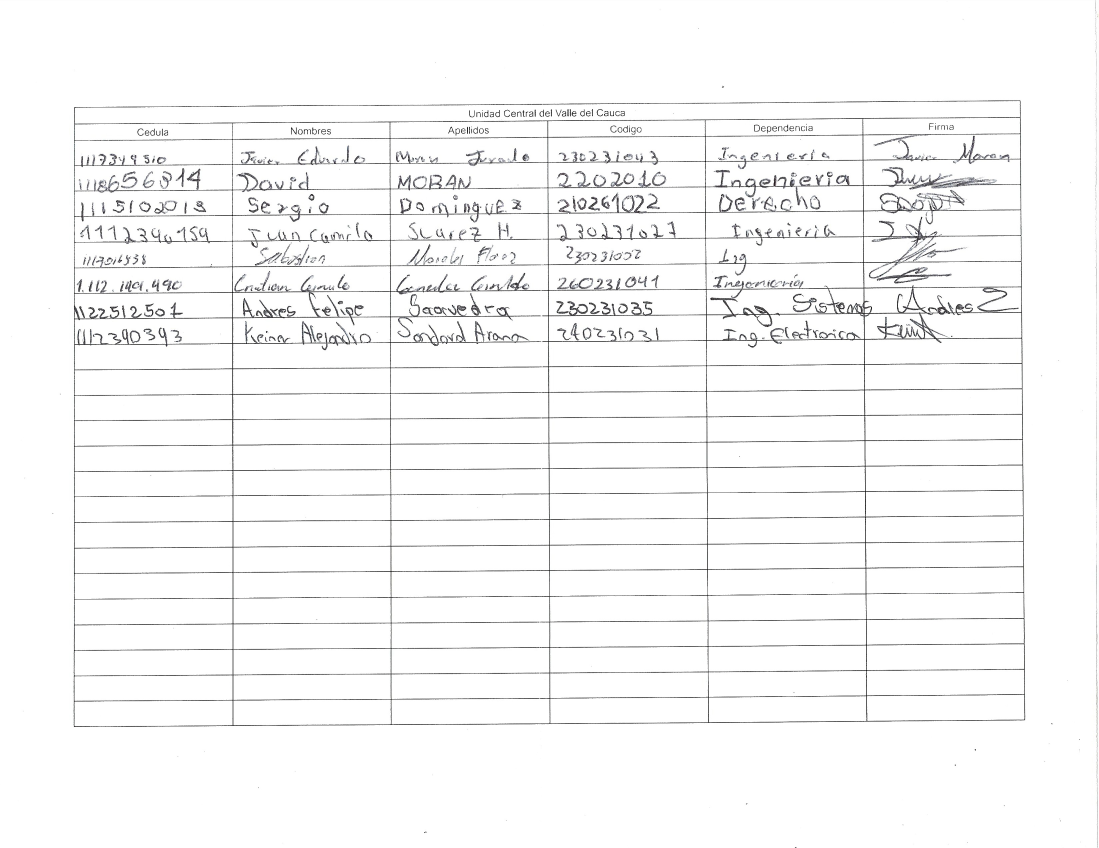
#> input picture MicroservicioPlanilla/testImages/2026-04-14_082294-1.jpg, 3296 x 2544 px (shown at 1/3 size)
$ python -i column_detection.py   (imports and definitions only)
#> lines starting #> are read from the running program, lines starting #| are printed output that depends on the picture; after the words box and inside, x2 and y2 are one past the last pixel; in counts of white or black regions, pixels touching at a corner belong together
#> further down, picture is the input picture: shape (2544, 3296, 3); mean B, G, R 247.6, 247.5, 247.5
import logging
import re

import cv2
import numpy as np
import pytesseract

logger = logging.getLogger(__name__)

FIRMA_REGEX = re.compile(r"f[ií]?[r]?m?a?", re.IGNORECASE)

PSM_MODES = [11, 6, 3]


def _preprocess_for_tesseract(img_bgr: np.ndarray) -> list[np.ndarray]:
    """Genera múltiples versiones preprocesadas para maximizar detección de texto."""
    gray = cv2.cvtColor(img_bgr, cv2.COLOR_BGR2GRAY)

    h, w = gray.shape
    if w < 600:
        gray = cv2.resize(gray, (w * 2, h * 2), interpolation=cv2.INTER_CUBIC)

    clahe = cv2.createCLAHE(clipLimit=3.0, tileGridSize=(8, 8))
    gray_clahe = clahe.apply(gray)

    _, binary_otsu = cv2.threshold(gray_clahe, 0, 255, cv2.THRESH_BINARY + cv2.THRESH_OTSU)
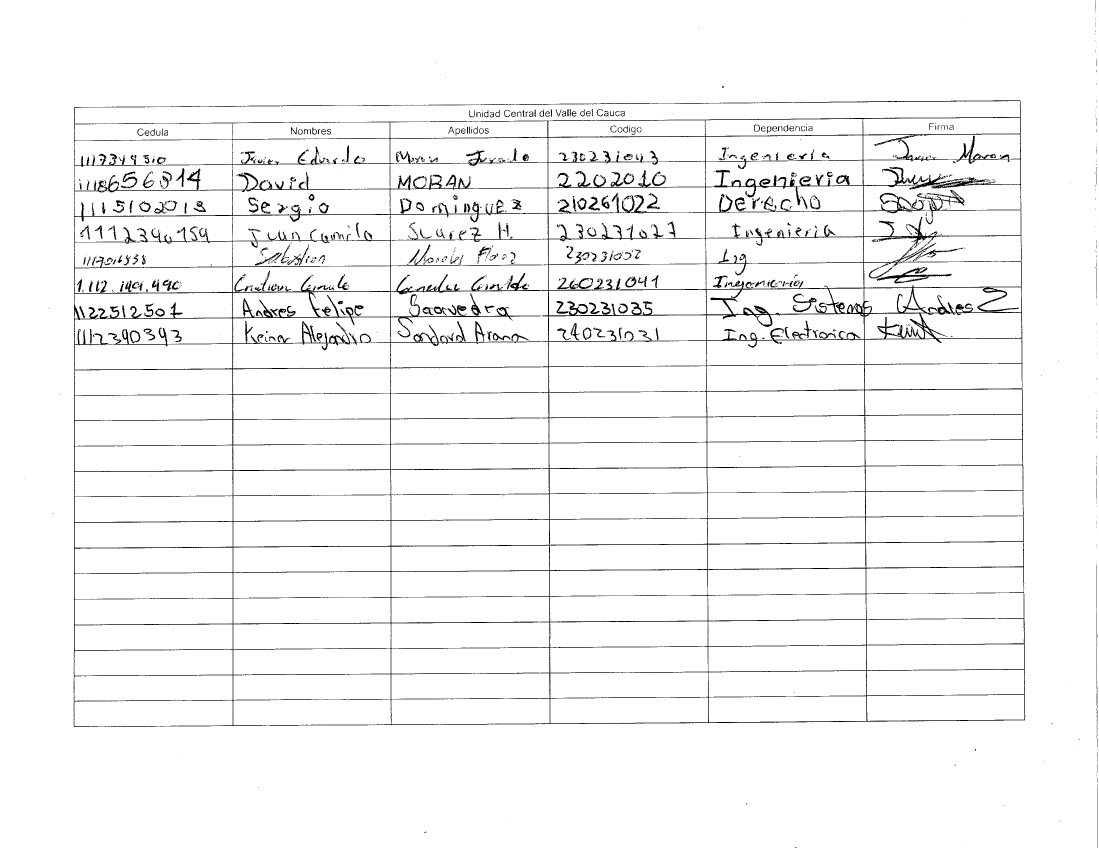
#> binary_otsu: shape (2544, 3296) (shown at 1/3 size); 96.3% white; 1136 black regions (715 under 20 px), largest, box (x1, y1, x2, y2) and area: (221, 301, 3076, 2181) 246895, (2630, 802, 2855, 850) 2303, (2378, 881, 2450, 937) 901
    _, binary_inv = cv2.threshold(gray_clahe, 0, 255, cv2.THRESH_BINARY_INV + cv2.THRESH_OTSU)
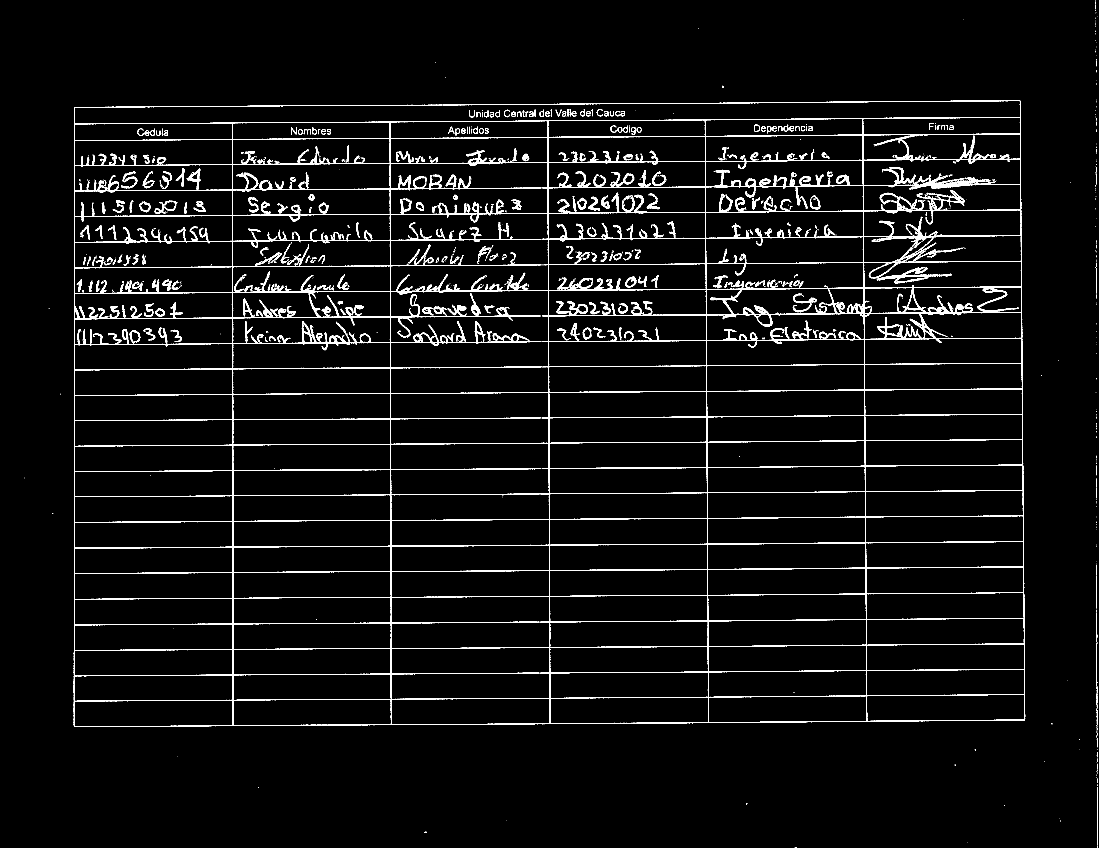
#> binary_inv: shape (2544, 3296) (shown at 1/3 size); 3.7% white; 1136 white regions (715 under 20 px), largest, box (x1, y1, x2, y2) and area: (221, 301, 3076, 2181) 246895, (2630, 802, 2855, 850) 2303, (2378, 881, 2450, 937) 901

    sharpened = cv2.GaussianBlur(gray_clahe, (0, 0), 1.5)
    sharpened = cv2.addWeighted(gray_clahe, 1.5, sharpened, -0.5, 0)
    _, binary_sharp = cv2.threshold(sharpened, 0, 255, cv2.THRESH_BINARY + cv2.THRESH_OTSU)
#> binary_sharp: shape (2544, 3296); 96.4% white; black in thin lines or dots

    return [binary_otsu, binary_inv, binary_sharp]


def _run_tesseract(img: np.ndarray, psm: int) -> dict:
    return pytesseract.image_to_data(
        img, config=f"--psm {psm} -l spa+eng", output_type=pytesseract.Output.DICT
    )


# [36 lines left out: function _extract_best_firma, not called in this run]


def find_firma_position_tesseract(img_bgr: np.ndarray, verbose: bool = False) -> dict | None:
    """Busca 'Firma' usando Tesseract con múltiples preprocesamientos y modos PSM."""
    preprocessed_images = _preprocess_for_tesseract(img_bgr)
#> preprocessed_images = 3 items

    best, best_conf = None, -1

    for psm in PSM_MODES:
        if best is not None and best_conf >= 60:
            break

        for idx, proc_img in enumerate(preprocessed_images):
            if best is not None and best_conf >= 60:
                break

            data = _run_tesseract(proc_img, psm)
            all_texts = [t.strip() for t in data["text"] if t.strip()]

            if idx == 0:
                logger.info(f"[Tesseract psm={psm}] Detectó {len(all_texts)} palabras: {all_texts[:15]}")

            best, best_conf = _extract_best_firma(data, best, best_conf)

    if best is None:
        logger.warning(f"[Tesseract] No se encontró 'Firma' tras probar {len(PSM_MODES)} modos PSM y {len(preprocessed_images)} preprocesamientos")
    else:
        logger.info(f"[Tesseract] Seleccionado: '{best['text']}' conf={best['conf']} (psm=óptimo)")

    return best


def find_firma_position(img_bgr: np.ndarray, verbose: bool = False) -> dict | None:
    """Busca 'Firma' usando Tesseract OCR con múltiples estrategias."""
    return find_firma_position_tesseract(img_bgr, verbose=verbose)


# [91 lines left out: functions detect_table_cells, find_colliding_cell, find_cell_bounds, not called in this run]

>>> import cv2
>>> picture = cv2.imread('../../MicroservicioPlanilla/testImages/2026-04-14_082294-1.jpg')
#> (the run stopped early here; a loop or call above may not have finished)

$ run again, on MicroservicioPlanilla/testImages/2026-04-14_082294-2.jpg
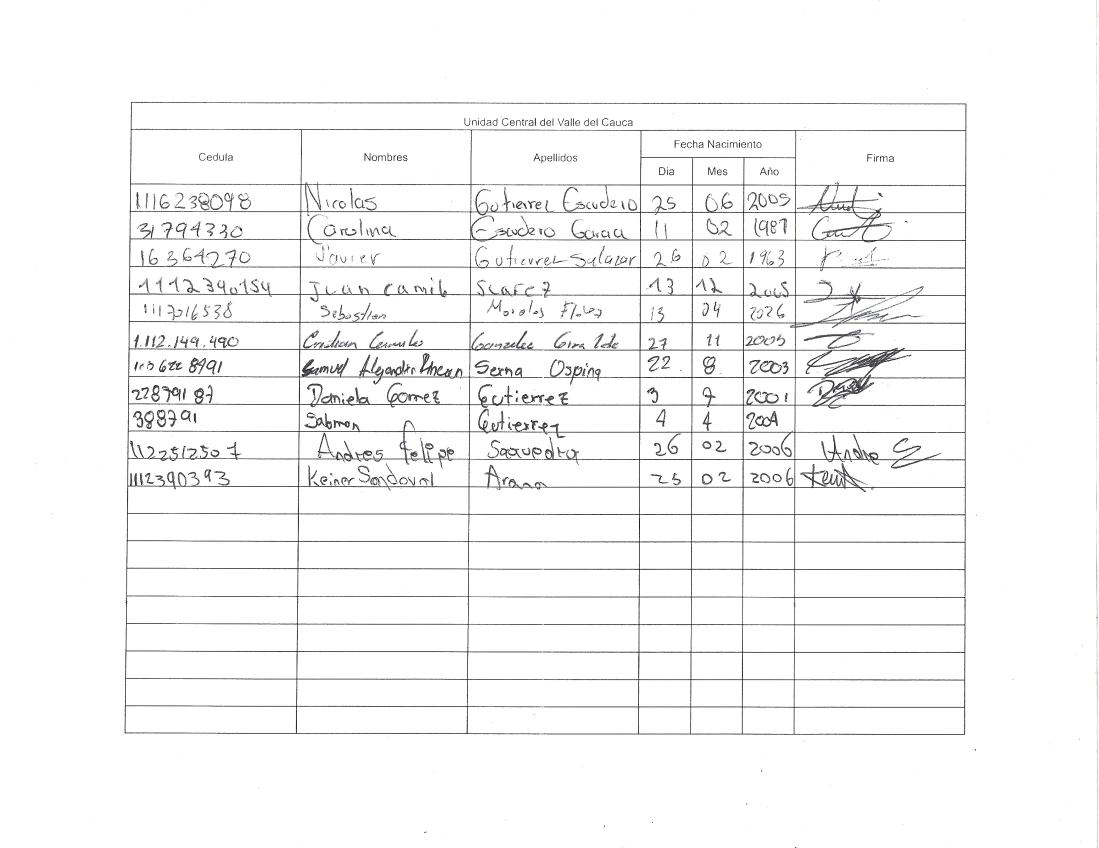
#> input picture MicroservicioPlanilla/testImages/2026-04-14_082294-2.jpg, 3296 x 2544 px (shown at 1/3 size)
#> picture is the input picture: shape (2544, 3296, 3); mean B, G, R 247.1, 247, 247
#> in _preprocess_for_tesseract, `_, binary_otsu = cv2.threshold(gray_clahe, 0, 255, cv2.THRESH_BINARY +..`:
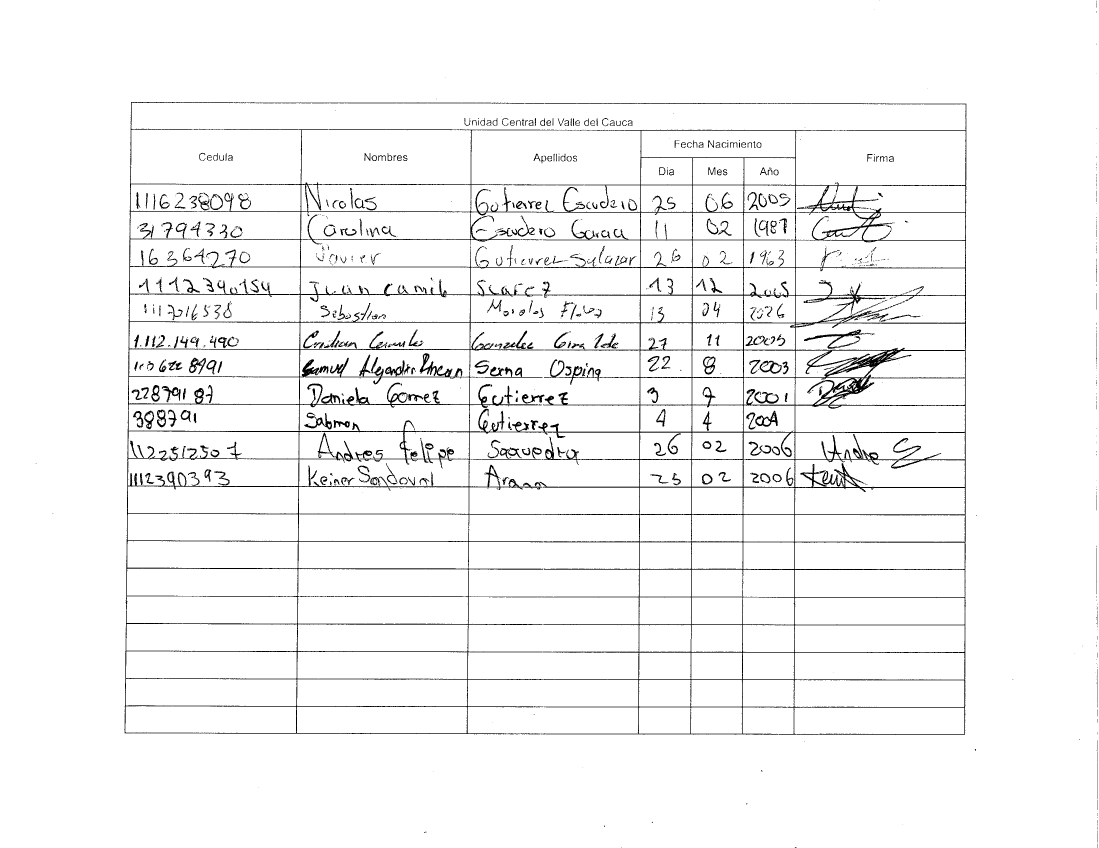
#> binary_otsu: shape (2544, 3296) (shown at 1/3 size); 96.2% white; 1154 black regions (686 under 20 px), largest, box (x1, y1, x2, y2) and area: (373, 306, 2899, 2205) 231476, (2412, 988, 2602, 1046) 1930, (913, 1238, 996, 1289) 1195
#> in _preprocess_for_tesseract, `_, binary_inv = cv2.threshold(gray_clahe, 0, 255, cv2.THRESH_BINARY_IN..`:
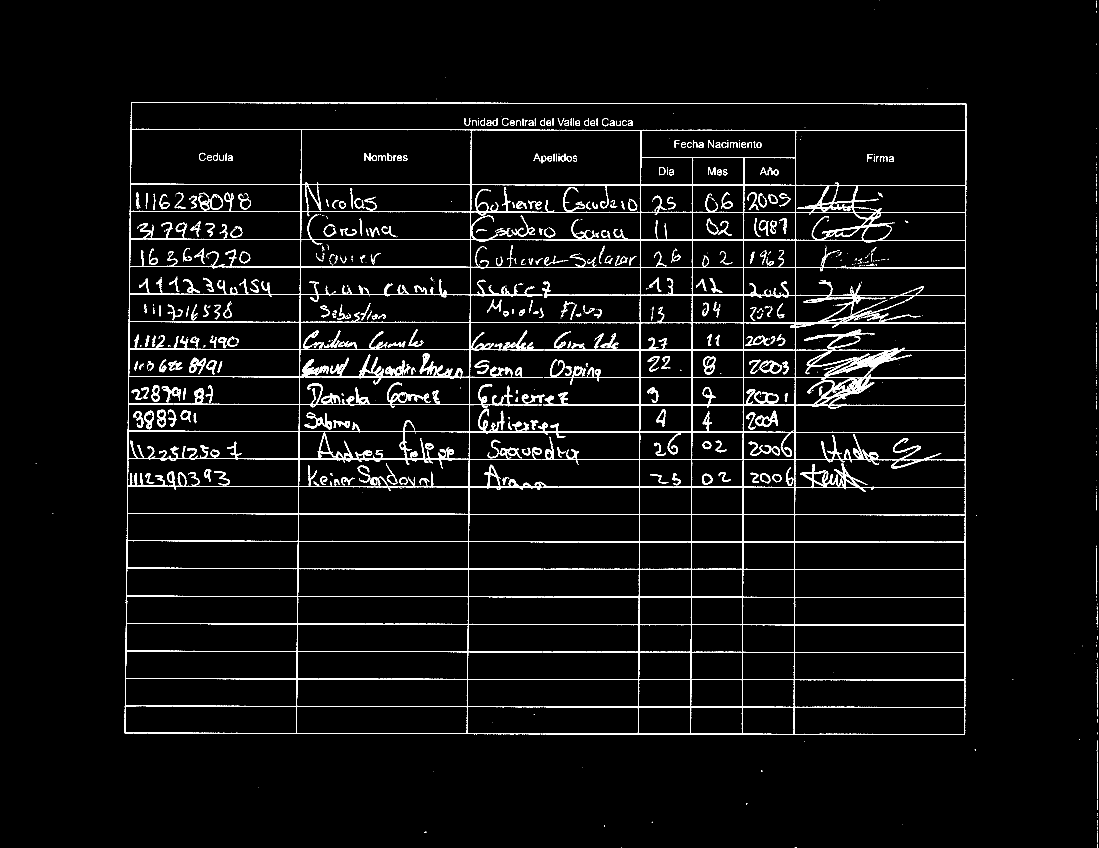
#> binary_inv: shape (2544, 3296) (shown at 1/3 size); 3.8% white; 1154 white regions (686 under 20 px), largest, box (x1, y1, x2, y2) and area: (373, 306, 2899, 2205) 231476, (2412, 988, 2602, 1046) 1930, (913, 1238, 996, 1289) 1195
#> binary_sharp: shape (2544, 3296); 96.3% white; black in thin lines or dots
#> preprocessed_images = 3 items

$ run again, on MicroservicioPlanilla/testImages/2026-04-14_082294-3.jpg
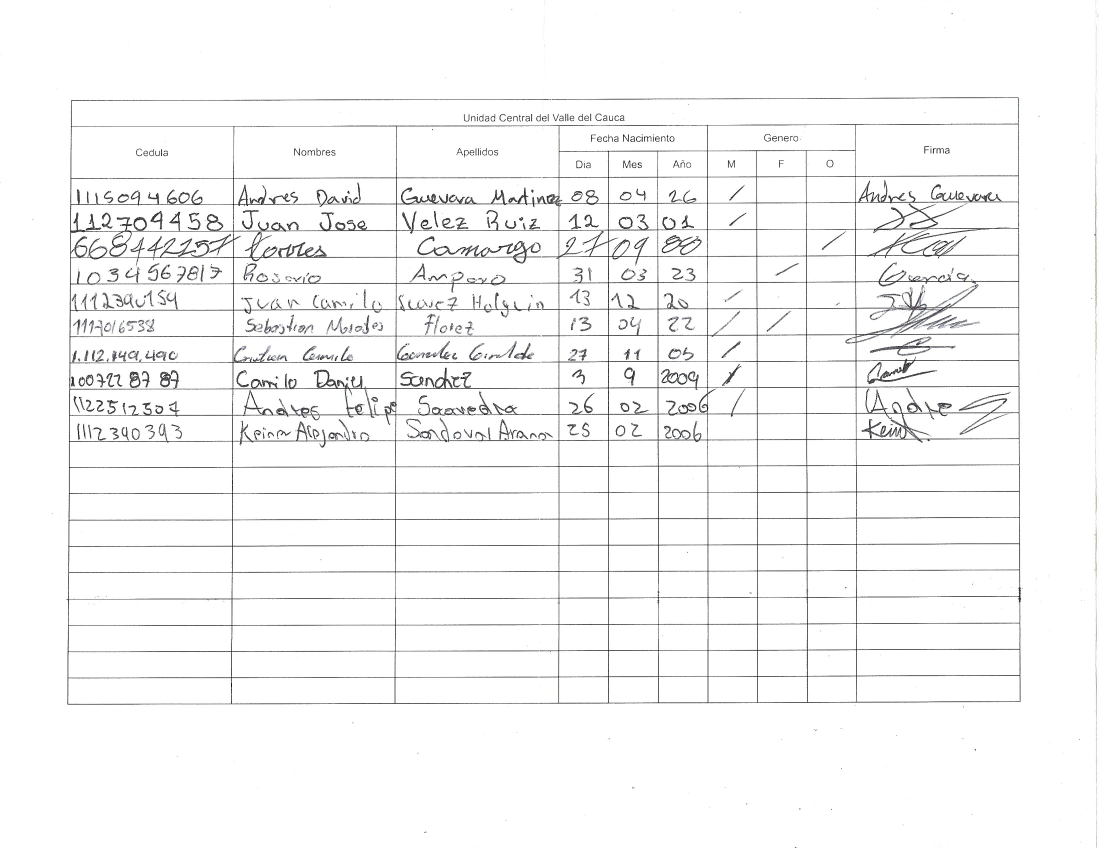
#> input picture MicroservicioPlanilla/testImages/2026-04-14_082294-3.jpg, 3296 x 2544 px (shown at 1/3 size)
#> picture is the input picture: shape (2544, 3296, 3); mean B, G, R 246.8, 246.7, 246.7
#> in _preprocess_for_tesseract, `_, binary_otsu = cv2.threshold(gray_clahe, 0, 255, cv2.THRESH_BINARY +..`:
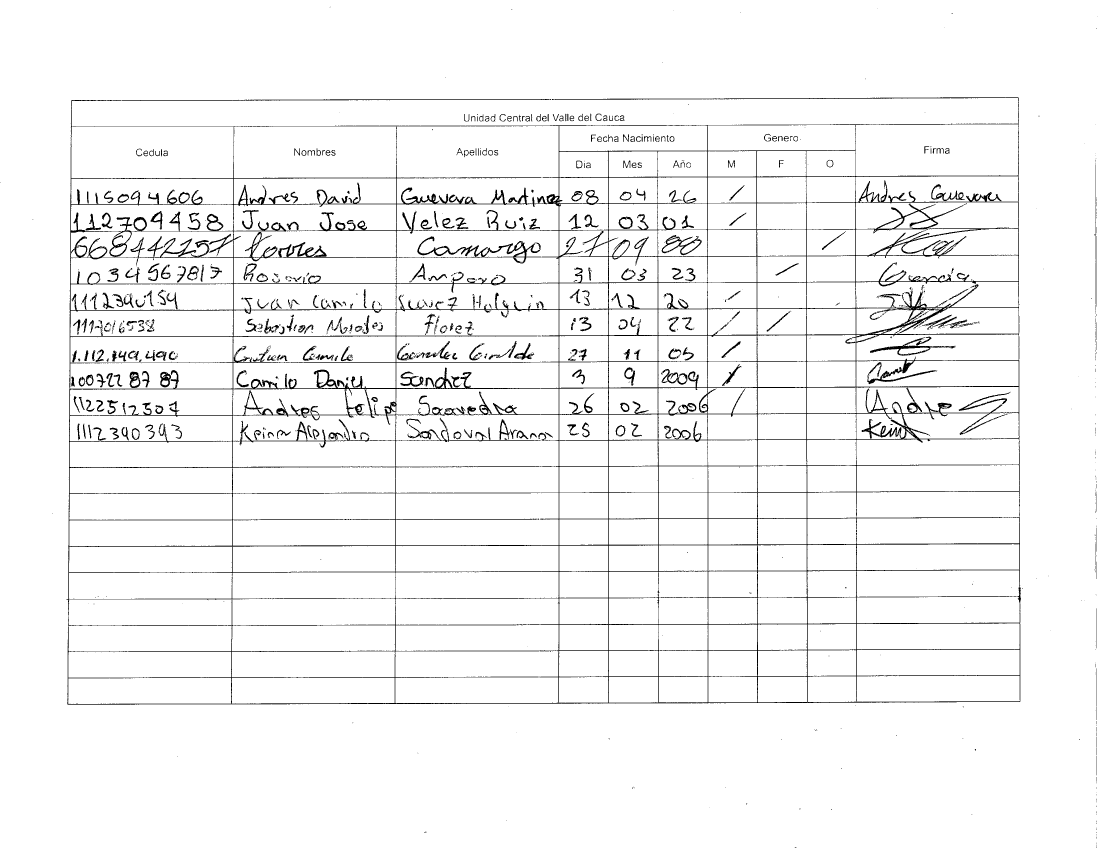
#> binary_otsu: shape (2544, 3296) (shown at 1/3 size); 95.9% white; 940 black regions (536 under 20 px), largest, box (x1, y1, x2, y2) and area: (199, 292, 3063, 2114) 255758, (2610, 1012, 2867, 1067) 2289, (1985, 705, 2105, 766) 1651
#> in _preprocess_for_tesseract, `_, binary_inv = cv2.threshold(gray_clahe, 0, 255, cv2.THRESH_BINARY_IN..`:
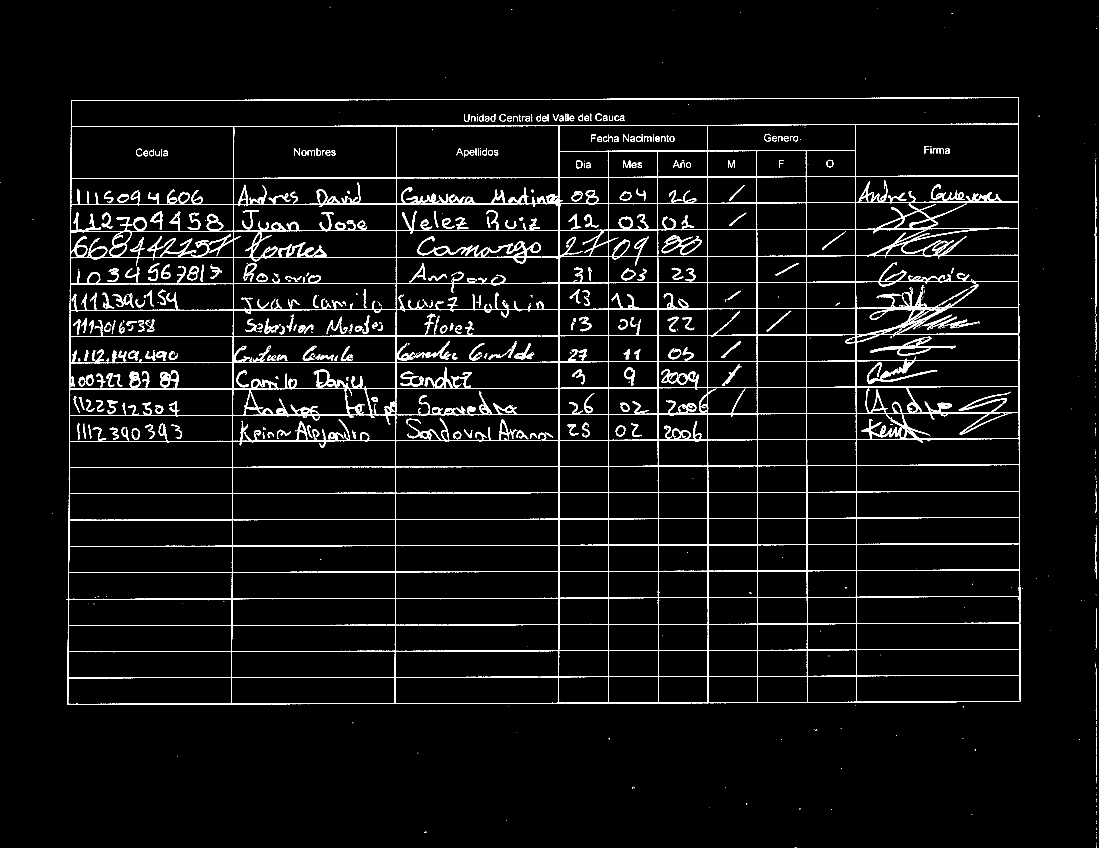
#> binary_inv: shape (2544, 3296) (shown at 1/3 size); 4.1% white; 940 white regions (536 under 20 px), largest, box (x1, y1, x2, y2) and area: (199, 292, 3063, 2114) 255758, (2610, 1012, 2867, 1067) 2289, (1985, 705, 2105, 766) 1651
#> binary_sharp: shape (2544, 3296); 96.1% white; black in thin lines or dots
#> preprocessed_images = 3 items
